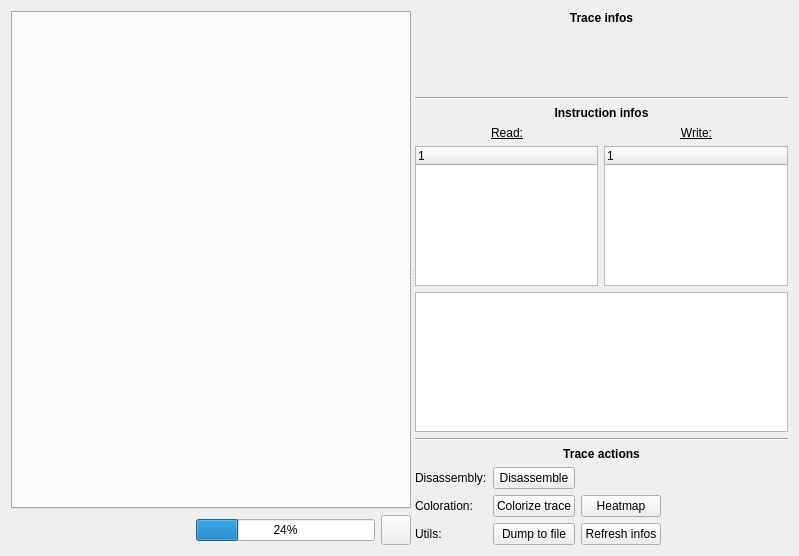
<?xml version="1.0" encoding="UTF-8"?>
<ui version="4.0">
 <class>trace_form</class>
 <widget class="QWidget" name="trace_form">
  <property name="geometry">
   <rect>
    <x>0</x>
    <y>0</y>
    <width>799</width>
    <height>556</height>
   </rect>
  </property>
  <property name="windowTitle">
   <string>Trace</string>
  </property>
  <layout class="QVBoxLayout" name="verticalLayout_3">
   <item>
    <widget class="QSplitter" name="splitter">
     <property name="orientation">
      <enum>Qt::Horizontal</enum>
     </property>
     <widget class="QWidget" name="verticalLayoutWidget">
      <layout class="QVBoxLayout" name="verticalLayout">
       <item>
        <widget class="QTabWidget" name="traces_tab">
         <property name="minimumSize">
          <size>
           <width>400</width>
           <height>0</height>
          </size>
         </property>
         <property name="currentIndex">
          <number>-1</number>
         </property>
        </widget>
       </item>
       <item>
        <layout class="QHBoxLayout" name="horizontalLayout_2">
         <item>
          <widget class="QLabel" name="loading_stat">
           <property name="sizePolicy">
            <sizepolicy hsizetype="Expanding" vsizetype="Preferred">
             <horstretch>0</horstretch>
             <verstretch>0</verstretch>
            </sizepolicy>
           </property>
           <property name="text">
            <string/>
           </property>
          </widget>
         </item>
         <item>
          <widget class="QProgressBar" name="progressbar_loading">
           <property name="value">
            <number>24</number>
           </property>
          </widget>
         </item>
         <item>
          <widget class="QPushButton" name="add_trace_button">
           <property name="minimumSize">
            <size>
             <width>0</width>
             <height>30</height>
            </size>
           </property>
           <property name="maximumSize">
            <size>
             <width>30</width>
             <height>30</height>
            </size>
           </property>
           <property name="text">
            <string/>
           </property>
           <property name="icon">
            <iconset resource="resources.qrc">
             <normaloff>:/icons/icons/open-iconic-master/png/3x/plus-3x.png</normaloff>:/icons/icons/open-iconic-master/png/3x/plus-3x.png</iconset>
           </property>
           <property name="iconSize">
            <size>
             <width>14</width>
             <height>14</height>
            </size>
           </property>
          </widget>
         </item>
        </layout>
       </item>
      </layout>
     </widget>
     <widget class="QWidget" name="verticalLayoutWidget_2">
      <layout class="QVBoxLayout" name="verticalLayout_2">
       <item>
        <widget class="QLabel" name="trace_infos_title">
         <property name="sizePolicy">
          <sizepolicy hsizetype="Preferred" vsizetype="Fixed">
           <horstretch>0</horstretch>
           <verstretch>0</verstretch>
          </sizepolicy>
         </property>
         <property name="font">
          <font>
           <weight>75</weight>
           <italic>false</italic>
           <bold>true</bold>
           <underline>false</underline>
          </font>
         </property>
         <property name="text">
          <string>Trace infos</string>
         </property>
         <property name="alignment">
          <set>Qt::AlignCenter</set>
         </property>
        </widget>
       </item>
       <item>
        <widget class="QLabel" name="trace_infos">
         <property name="sizePolicy">
          <sizepolicy hsizetype="Preferred" vsizetype="Expanding">
           <horstretch>0</horstretch>
           <verstretch>0</verstretch>
          </sizepolicy>
         </property>
         <property name="minimumSize">
          <size>
           <width>0</width>
           <height>60</height>
          </size>
         </property>
         <property name="text">
          <string/>
         </property>
        </widget>
       </item>
       <item>
        <widget class="Line" name="line">
         <property name="orientation">
          <enum>Qt::Horizontal</enum>
         </property>
        </widget>
       </item>
       <item>
        <widget class="QLabel" name="label_3">
         <property name="sizePolicy">
          <sizepolicy hsizetype="Minimum" vsizetype="Fixed">
           <horstretch>0</horstretch>
           <verstretch>0</verstretch>
          </sizepolicy>
         </property>
         <property name="font">
          <font>
           <weight>75</weight>
           <bold>true</bold>
          </font>
         </property>
         <property name="text">
          <string>Instruction infos</string>
         </property>
         <property name="alignment">
          <set>Qt::AlignCenter</set>
         </property>
        </widget>
       </item>
       <item>
        <layout class="QHBoxLayout" name="horizontalLayout_4">
         <item>
          <widget class="QLabel" name="label_6">
           <property name="sizePolicy">
            <sizepolicy hsizetype="Minimum" vsizetype="Fixed">
             <horstretch>0</horstretch>
             <verstretch>0</verstretch>
            </sizepolicy>
           </property>
           <property name="maximumSize">
            <size>
             <width>16777215</width>
             <height>20</height>
            </size>
           </property>
           <property name="font">
            <font>
             <underline>true</underline>
            </font>
           </property>
           <property name="text">
            <string>Read:</string>
           </property>
           <property name="alignment">
            <set>Qt::AlignCenter</set>
           </property>
          </widget>
         </item>
         <item>
          <widget class="QLabel" name="label_5">
           <property name="sizePolicy">
            <sizepolicy hsizetype="Minimum" vsizetype="Fixed">
             <horstretch>0</horstretch>
             <verstretch>0</verstretch>
            </sizepolicy>
           </property>
           <property name="maximumSize">
            <size>
             <width>16777215</width>
             <height>20</height>
            </size>
           </property>
           <property name="font">
            <font>
             <underline>true</underline>
            </font>
           </property>
           <property name="text">
            <string>Write:</string>
           </property>
           <property name="alignment">
            <set>Qt::AlignCenter</set>
           </property>
          </widget>
         </item>
        </layout>
       </item>
       <item>
        <layout class="QHBoxLayout" name="horizontalLayout_6">
         <item>
          <widget class="QTreeWidget" name="reads_view">
           <property name="sizePolicy">
            <sizepolicy hsizetype="Expanding" vsizetype="Expanding">
             <horstretch>0</horstretch>
             <verstretch>0</verstretch>
            </sizepolicy>
           </property>
           <property name="minimumSize">
            <size>
             <width>0</width>
             <height>0</height>
            </size>
           </property>
           <property name="maximumSize">
            <size>
             <width>16777215</width>
             <height>16777215</height>
            </size>
           </property>
           <column>
            <property name="text">
             <string notr="true">1</string>
            </property>
           </column>
          </widget>
         </item>
         <item>
          <widget class="QTreeWidget" name="writes_view">
           <property name="sizePolicy">
            <sizepolicy hsizetype="Expanding" vsizetype="Expanding">
             <horstretch>0</horstretch>
             <verstretch>0</verstretch>
            </sizepolicy>
           </property>
           <property name="maximumSize">
            <size>
             <width>16777215</width>
             <height>16777215</height>
            </size>
           </property>
           <column>
            <property name="text">
             <string notr="true">1</string>
            </property>
           </column>
          </widget>
         </item>
        </layout>
       </item>
       <item>
        <widget class="QTextEdit" name="additional_infos"/>
       </item>
       <item>
        <spacer name="verticalSpacer">
         <property name="orientation">
          <enum>Qt::Vertical</enum>
         </property>
         <property name="sizeHint" stdset="0">
          <size>
           <width>20</width>
           <height>40</height>
          </size>
         </property>
        </spacer>
       </item>
       <item>
        <widget class="Line" name="line_2">
         <property name="orientation">
          <enum>Qt::Horizontal</enum>
         </property>
        </widget>
       </item>
       <item>
        <widget class="QLabel" name="label_4">
         <property name="sizePolicy">
          <sizepolicy hsizetype="Preferred" vsizetype="Fixed">
           <horstretch>0</horstretch>
           <verstretch>0</verstretch>
          </sizepolicy>
         </property>
         <property name="font">
          <font>
           <weight>75</weight>
           <bold>true</bold>
          </font>
         </property>
         <property name="text">
          <string>Trace actions</string>
         </property>
         <property name="alignment">
          <set>Qt::AlignCenter</set>
         </property>
        </widget>
       </item>
       <item>
        <layout class="QGridLayout" name="gridLayout_2">
         <item row="2" column="1">
          <widget class="QPushButton" name="dump_button">
           <property name="toolTip">
            <string>Save a dump of the trace to a file</string>
           </property>
           <property name="text">
            <string>Dump to file</string>
           </property>
          </widget>
         </item>
         <item row="1" column="0">
          <widget class="QLabel" name="label_9">
           <property name="text">
            <string>Coloration:</string>
           </property>
          </widget>
         </item>
         <item row="2" column="2">
          <widget class="QPushButton" name="refresh_button">
           <property name="toolTip">
            <string>Refresh function information of the trace</string>
           </property>
           <property name="text">
            <string>Refresh infos</string>
           </property>
          </widget>
         </item>
         <item row="0" column="1">
          <widget class="QPushButton" name="disassemble_button">
           <property name="toolTip">
            <string>disassemble program following the trace (* stop at the first wave *)</string>
           </property>
           <property name="text">
            <string>Disassemble</string>
           </property>
          </widget>
         </item>
         <item row="2" column="0">
          <widget class="QLabel" name="label_10">
           <property name="text">
            <string>Utils:</string>
           </property>
          </widget>
         </item>
         <item row="1" column="1">
          <widget class="QPushButton" name="colorize_button">
           <property name="toolTip">
            <string>Colorize the trace to vizualize code coverage</string>
           </property>
           <property name="text">
            <string>Colorize trace</string>
           </property>
          </widget>
         </item>
         <item row="1" column="2">
          <widget class="QPushButton" name="heatmap_button">
           <property name="toolTip">
            <string>Colorize the code by instruction occurence</string>
           </property>
           <property name="text">
            <string>Heatmap</string>
           </property>
          </widget>
         </item>
         <item row="0" column="0">
          <widget class="QLabel" name="label_8">
           <property name="text">
            <string>Disassembly:</string>
           </property>
          </widget>
         </item>
         <item row="2" column="3">
          <spacer name="horizontalSpacer">
           <property name="orientation">
            <enum>Qt::Horizontal</enum>
           </property>
           <property name="sizeHint" stdset="0">
            <size>
             <width>40</width>
             <height>20</height>
            </size>
           </property>
          </spacer>
         </item>
        </layout>
       </item>
      </layout>
     </widget>
    </widget>
   </item>
  </layout>
 </widget>
 <resources>
  <include location="resources.qrc"/>
 </resources>
 <connections/>
</ui>
